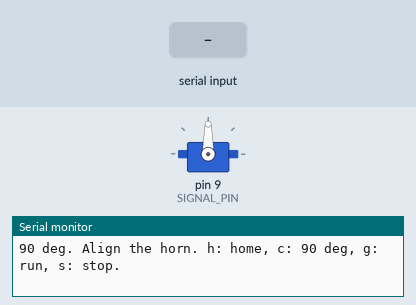
The sketch below on a simulated Arduino Uno, built with avr-gcc and run on an emulated ATmega328P. Shown: servo, the last lines printed to the serial monitor. The test bench sets the inputs (shaded band).

Above: at 1.2 s.
1.3 s: "h" received over Serial
At 3.6 s:
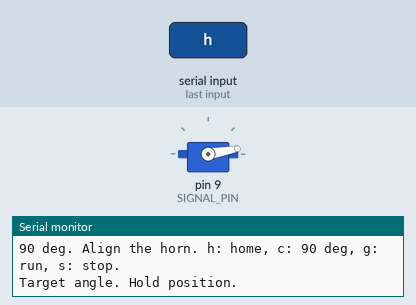
4.3 s: "g" received over Serial
At 6.96 s:
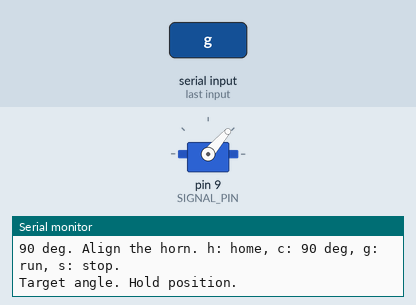
7.3 s: "s" received over Serial
At 7.3 s:
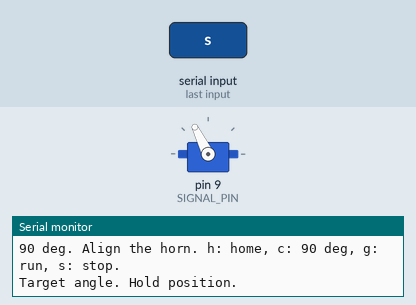
Timing chart, 0 to 10.3 s (numbered marks = the images above; inputs shaded):
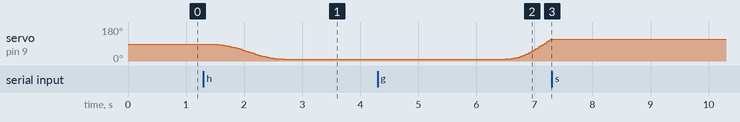

Measured:
- after the input at 1.3 s, servo on pin 9 (SIGNAL_PIN): moves from 90° to 10° over 1.2 s, starting after 0.14 s
- after the input at 4.3 s, servo on pin 9 (SIGNAL_PIN): moves from 10° to 116° over 0.78 s, starting after 2.2 s
- after the input at 7.3 s, servo on pin 9 (SIGNAL_PIN): stops changing and stays 116°

The sketch:

demo.ino
```cpp
// mystery-box-sg92r-c4 — SG92R 1台の低速デモ
// Arduino Servoライブラリを使用。信号をD9へ。電源GNDとArduino GNDは共通。
// サーボは適切な4.8V外部電源から給電する。USB端子だけで給電しない。
// ねじを使わないホーンの角度合わせは、このモデルのREADMEに従う。
// 起動後は90度で静止。115200bps: h=開始角へ戻して停止、c=90度へ戻して停止、g=往復、s=現在位置で停止。
// 数値はCADの運動表から生成。実物では試片確認後に狭い角度から始める。
#include <Servo.h>

Servo actuator;
constexpr uint8_t SIGNAL_PIN = 9;
constexpr float LOW_DEG = 10.000f;
constexpr float HIGH_DEG = 170.000f;
constexpr unsigned long MOVE_MS = 1500UL;
bool running = false;
bool continuous = false;
bool towardHigh = false;
float fromDeg = 90.0f;
float targetDeg = LOW_DEG;
float currentDeg = 90.0f;
unsigned long started = 0;

float ease(float t) {
  return t * t * t * (10.0f + t * (-15.0f + 6.0f * t));
}

void setup() {
  Serial.begin(115200);
  actuator.attach(SIGNAL_PIN);
  actuator.write(90);
  Serial.println("90 deg. Align the horn. h: home, c: 90 deg, g: run, s: stop.");
}

void loop() {
  if (Serial.available()) {
    const char command = Serial.read();
    if (command == 'g' || command == 'h' || command == 'c') {
      running = true;
      continuous = command == 'g';
      fromDeg = currentDeg;
      targetDeg = command == 'c' ? 90.0f : LOW_DEG;
      towardHigh = false;
      started = millis();
    } else if (command == 's') {
      running = false;
      Serial.println("Stopped at current angle.");
    }
  }
  if (!running) return;
  const unsigned long elapsed = millis() - started;
  const float t = min(1.0f, float(elapsed) / float(MOVE_MS));
  currentDeg = fromDeg + (targetDeg - fromDeg) * ease(t);
  actuator.write(int(currentDeg + 0.5f));
  if (elapsed >= MOVE_MS + 600UL) {
    if (!continuous) {
      running = false;
      Serial.println("Target angle. Hold position.");
      return;
    }
    fromDeg = targetDeg;
    towardHigh = !towardHigh;
    targetDeg = towardHigh ? HIGH_DEG : LOW_DEG;
    started = millis();
  }
  delay(15);
}
```
